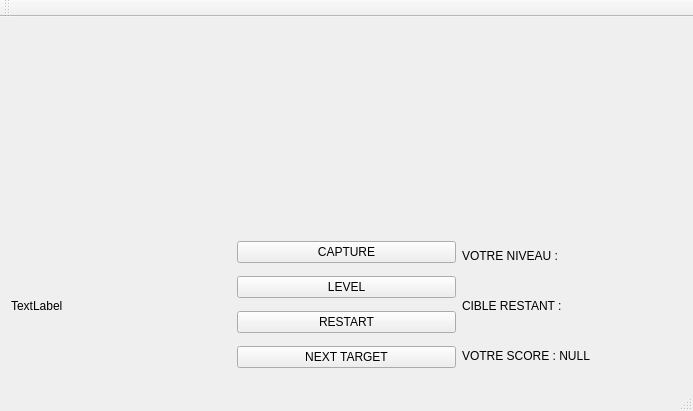
<?xml version="1.0" encoding="UTF-8"?>
<ui version="4.0">
 <class>MainWindow</class>
 <widget class="QMainWindow" name="MainWindow">
  <property name="geometry">
   <rect>
    <x>0</x>
    <y>0</y>
    <width>693</width>
    <height>411</height>
   </rect>
  </property>
  <property name="windowTitle">
   <string>MainWindow</string>
  </property>
  <widget class="QWidget" name="centralWidget">
   <layout class="QVBoxLayout" name="verticalLayout">
    <item>
     <layout class="QVBoxLayout" name="verticalLayout_2">
      <item>
       <widget class="OpenGLWidget" name="openGLWidget" native="true">
        <property name="minimumSize">
         <size>
          <width>200</width>
          <height>200</height>
         </size>
        </property>
        <zorder>frameLabel</zorder>
        <zorder>frameLabel</zorder>
        <zorder>frameLabel</zorder>
       </widget>
      </item>
      <item>
       <layout class="QHBoxLayout" name="horizontalLayout">
        <item>
         <widget class="QLabel" name="frameLabel">
          <property name="text">
           <string>TextLabel</string>
          </property>
         </widget>
        </item>
        <item>
         <layout class="QVBoxLayout" name="verticalLayout_3">
          <item>
           <widget class="QPushButton" name="capButton">
            <property name="text">
             <string>CAPTURE</string>
            </property>
           </widget>
          </item>
          <item>
           <widget class="QPushButton" name="levelButton">
            <property name="text">
             <string>LEVEL</string>
            </property>
           </widget>
          </item>
          <item>
           <widget class="QPushButton" name="resetButton">
            <property name="text">
             <string>RESTART</string>
            </property>
           </widget>
          </item>
          <item>
           <widget class="QPushButton" name="pushButton">
            <property name="text">
             <string>NEXT TARGET</string>
            </property>
           </widget>
          </item>
         </layout>
        </item>
        <item>
         <layout class="QVBoxLayout" name="verticalLayout_4">
          <item>
           <widget class="QLabel" name="levellabel">
            <property name="text">
             <string>VOTRE NIVEAU : </string>
            </property>
           </widget>
          </item>
          <item>
           <widget class="QLabel" name="cibleLabel">
            <property name="text">
             <string>CIBLE RESTANT :</string>
            </property>
           </widget>
          </item>
          <item>
           <widget class="QLabel" name="scoreLabel">
            <property name="text">
             <string>VOTRE SCORE : NULL</string>
            </property>
           </widget>
          </item>
         </layout>
        </item>
       </layout>
      </item>
     </layout>
    </item>
   </layout>
  </widget>
  <widget class="QMenuBar" name="menuBar">
   <property name="geometry">
    <rect>
     <x>0</x>
     <y>0</y>
     <width>693</width>
     <height>21</height>
    </rect>
   </property>
  </widget>
  <widget class="QToolBar" name="mainToolBar">
   <attribute name="toolBarArea">
    <enum>TopToolBarArea</enum>
   </attribute>
   <attribute name="toolBarBreak">
    <bool>false</bool>
   </attribute>
  </widget>
  <widget class="QStatusBar" name="statusBar"/>
 </widget>
 <layoutdefault spacing="6" margin="11"/>
 <customwidgets>
  <customwidget>
   <class>OpenGLWidget</class>
   <extends>QWidget</extends>
   <header>openglwidget.h</header>
   <container>1</container>
  </customwidget>
 </customwidgets>
 <resources/>
 <connections/>
</ui>
